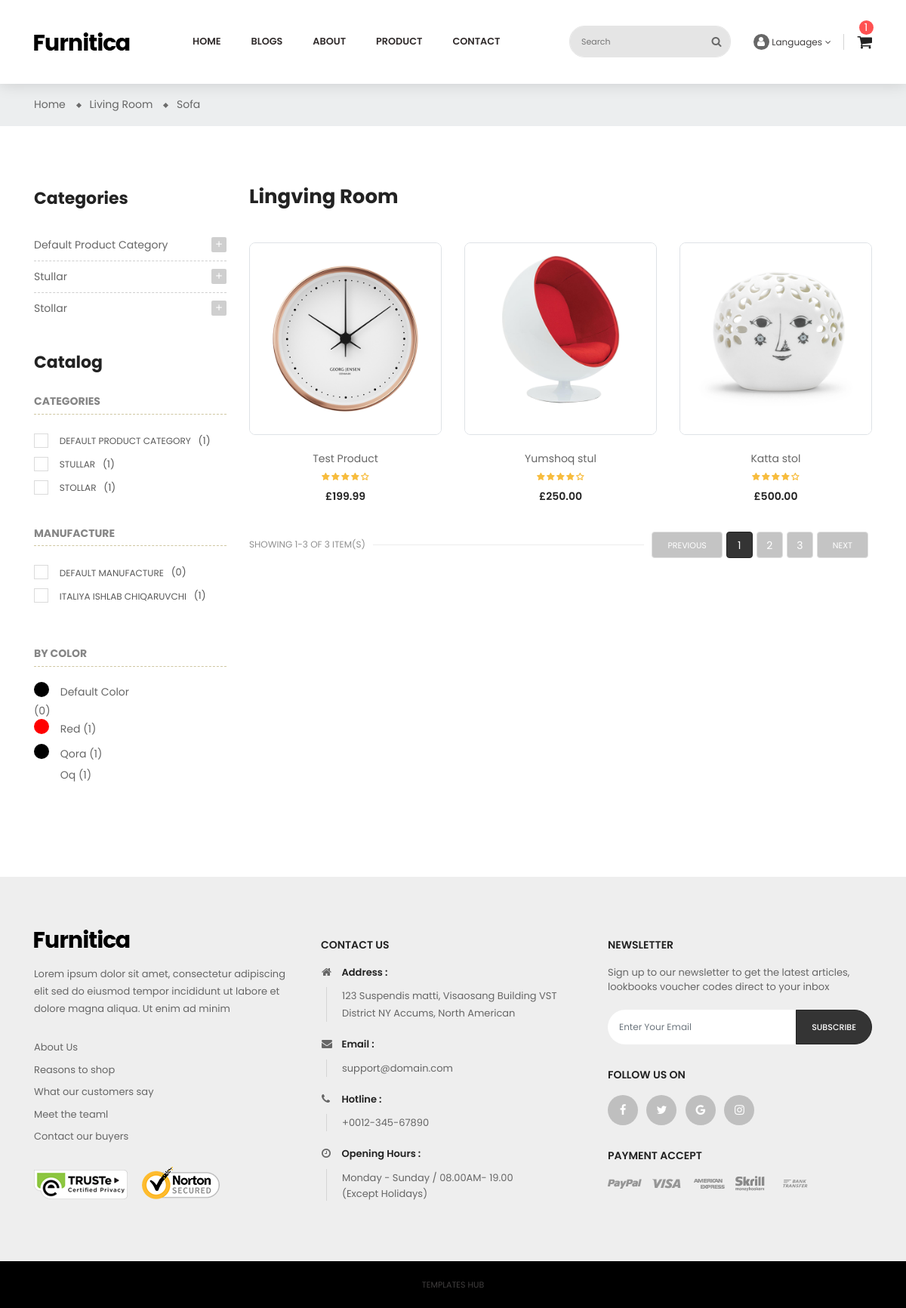
/en/products/, run on the app's committed database.
### apps/products/models.py (models this page shows, shortened)
class ProductCategory(BaseModel):
    title = models.CharField(max_length=128)
    class Meta:
        verbose_name = 'product category'
        verbose_name_plural = 'product categories'

class ProductCatalog(models.Model):
    CATEGORY = "category"
    MANUFACTURE = "manufacture"
    TYPE_CHOICES = [
        (CATEGORY, "Category"),
        (MANUFACTURE, "Manufacture"),
    ]
    title = models.CharField(max_length=128)
    type = models.CharField(max_length=20, choices=TYPE_CHOICES)
    class Meta:
        verbose_name = 'product catalog'
        verbose_name_plural = 'product catalogs'

class ProductColor(models.Model):
    title = models.CharField(max_length=128)
    code = models.CharField(max_length=6)
    class Meta:
        verbose_name = 'product color'
        verbose_name_plural = 'product colors'

class ProductModel(BaseModel):
    title = models.CharField(max_length=100)
    short_description = models.TextField()
    long_description = models.TextField()
    image = models.ImageField(upload_to='products/', null=True, blank=True)
    categories = models.ManyToManyField(ProductCategory, related_name='products')
    catalog = models.ForeignKey(ProductCatalog, on_delete=models.CASCADE, related_name='products')
    price = models.DecimalField(max_digits=10, decimal_places=2)
    discount = models.PositiveSmallIntegerField(
        null=True, blank=True,
        validators=[MaxValueValidator(100), MinValueValidator(1)]
    )
    class Meta:
        verbose_name = 'product'
        verbose_name_plural = 'products'

### apps/products/views.py (the view)
# urls.py: path('', products_page_view, name='product')
def products_page_view(request):
    categories = ProductCategory.objects.all()
    manufactures = ProductCatalog.objects.filter(type=ProductCatalog.MANUFACTURE)
    category = ProductCatalog.objects.filter(type=ProductCatalog.CATEGORY)
    colors = ProductColor.objects.all()
    products = ProductModel.objects.all()
    cat_id = request.GET.get('cat')
    color_id = request.GET.get('color')
    category_id = request.GET.get('category')
    manufacture_id = request.GET.get('manufacture')
    q = request.GET.get('q')
    if cat_id:
        products.filter(categories=cat_id)
    if color_id:
        products.filter(categories=color_id)
    if category_id:
        products.filter(categories=category_id)
    if manufacture_id:
        products.filter(categories=manufacture_id)
    if q:
        products.filter(title__icontains=q)
    context = {
        "categories": categories,
        "category": category,
        "manufactures": manufactures,
        "colors": colors,
        "products": products,
    }
    return render(request, 'products/product.html', context)

### apps/pages/templatetags/my_tags.py (called while the page is built)
@register.simple_tag
def get_full_url(request, lang):
    path = request.path.split('/')
    path[1] = lang
    return '/'.join((path))

### templates/products/product.html (shortened to what this page needs)
{% extends 'layout/base.html' %}
{% load static %}
{% block body-params %}id="product-sidebar-left" class="product-grid-sidebar-left"{% endblock %}
{% block content %}
    <div class="main-content">
        <div id="wrapper-site">
            <div id="content-wrapper" class="full-width">
                <div id="main">
                    <div class="page-home">
                        <nav class="breadcrumb-bg">
                            <div class="container no-index">
                                <div class="breadcrumb">
                                    <ol>
                                        <li>
                                            <a href="#">
                                                <span>Home</span>
                                            </a>
                                        </li>
                                        <li>
                                            <a href="#">
                                                <span>Living Room</span>
                                            </a>
                                        </li>
                                        <li>
                                            <a href="#">
                                                <span>Sofa</span>
                                            </a>
                                        </li>
                                    </ol>
                                </div>
                            </div>
                        </nav>
                        <div class="container">
                            <div class="content">
                                <div class="row">
                                    <div class="sidebar-3 sidebar-collection col-lg-3 col-md-4 col-sm-4">
                                        <div class="sidebar-block">
                                            <div class="title-block">Categories</div>
                                            <div class="block-content">
                                                {% for category in categories %}
                                                <div class="cateTitle hasSubCategory open level1">
                                                    <span class="arrow collapsed collapse-icons" data-toggle="collapse" data-target="#cat{{ category.id }}" aria-expanded="false" role="status">
                                                        <i class="zmdi zmdi-plus"></i>
                                                    </span>
                                                    <a class="cateItem" onclick="addUrlParameter('category', {{ category.id }})">{{ category.title }}</a>
                                                </div>
                                                {% endfor %}
                                            </div>
                                        </div>
                                        <div class="sidebar-block">
                                            <div class="title-block">Catalog</div>
                                            <div class="new-item-content">
                                                <h3 class="title-product">Categories</h3>
                                                <ul class="scroll-product">
                                                    {% for cat in categories %}
                                                    <li>
                                                        <label class="check">
                                                            <span class="checkmark"></span>
                                                        </label>
                                                        <a onclick="addUrlParameter('cat', {{ cat.id }})">
                                                            <b>{{ cat.title }}</b>
                                                            <span class="quantity">({{ cat.products.count }})</span>
                                                        </a>
                                                    </li>
                                                    {% endfor %}
                                                </ul>
                                            </div>
                                            <div class="new-item-content">
                                                <h3 class="title-product">Manufacture</h3>
                                                <ul class="scroll-product">
                                                    {% for manu in manufactures %}
                                                    <li>
                                                        <label class="check">
                                                            <span class="checkmark"></span>
                                                        </label>
                                                        <a onclick="addUrlParameter('menu', {{ menu.id }})">
                                                            <b>{{ manu.title }}</b>
                                                            <span class="quantity">({{ manu.products.count }})</span>
                                                        </a>
                                                    </li>
                                                    {% endfor %}
                                                </ul>
                                            </div>
                                            <div class="sidebar-block by-color">
                                                <h3 class="title-product">By Color</h3>
                                                <div>
                                                    {% for color in colors %}
                                                    <span class="left">
                                                        <label style="background-color:#{{ color.code }}; width:20px; height:20px; display:inline-block; border-radius:50%;"></label>
                                                        <a onclick="addUrlParameter('color', {{ color.id }})">
                                                            <span>{{ color.title }}
                                                                <span>({{ color.products_quantity.count }})</span>
                                                            </span>
                                                        </a>
                                                    </span>
                                                    {% if forloop.counter|divisibleby:2 %}
                                                    </div><div>
                                                    {% endif %}
                                                    {% endfor %}
                                                </div>
                                            </div>
                                        </div>
                                    </div>
                                    <div class="col-sm-8 col-lg-9 col-md-8 product-container">
                                        <h1>Lingving Room</h1>
                                        <div class="tab-content product-items">
                                            <div id="grid" class="related tab-pane fade in active show">
                                                <div class="row">
                                                    {% for product in products %}
                                                    <div class="item text-center col-md-4">
                                                        <div class="product-miniature js-product-miniature item-one first-item">
                                                            <div class="thumbnail-container border">
                                                                <a href="product-detail.html">
                                                                    <img class="img-fluid image-cover" src="{{ product.image.url }}" alt="img">
                                                                </a>
                                                            </div>
                                                            <div class="product-description">
                                                                <div class="product-groups">
                                                                    <div class="product-title">
                                                                        <a href="product-detail.html">{{ product.title }}</a>
                                                                    </div>
                                                                    <div class="rating">
                                                                        <div class="star-content">
                                                                            <div class="star"></div>
                                                                            <div class="star"></div>
                                                                            <div class="star"></div>
                                                                            <div class="star"></div>
                                                                            <div class="star"></div>
                                                                        </div>
                                                                    </div>
                                                                    <div class="product-group-price">
                                                                        <div class="product-price-and-shipping">
                                                                            <span class="price">£{{ product.price }}</span>
                                                                        </div>
                                                                    </div>
                                                                </div>
                                                                <div class="product-buttons d-flex justify-content-center">
                                                                </div>
                                                            </div>
                                                        </div>
                                                    </div>
                                                    {% endfor %}
                                                </div>
                                            </div>
                                        </div>
                                        <div class="pagination">
                                            <div class="js-product-list-top ">
                                                <div class="d-flex justify-content-around row">
                                                    <div class="showing col col-xs-12">
                                                        <span>SHOWING 1-3 OF 3 ITEM(S)</span>
                                                    </div>
                                                    <div class="page-list col col-xs-12">
                                                        <ul>
                                                            <li>
                                                                <a rel="prev" href="#" class="previous disabled js-search-link">
                                                                    Previous
                                                                </a>
                                                            </li>
                                                            <li class="current active">
                                                                <a rel="nofollow" href="#" class="disabled js-search-link">
                                                                    1
                                                                </a>
                                                            </li>
                                                            <li>
                                                                <a rel="nofollow" href="#" class="disabled js-search-link">
                                                                    2
                                                                </a>
                                                            </li>
                                                            <li>
                                                                <a rel="nofollow" href="#" class="disabled js-search-link">
                                                                    3
                                                                </a>
                                                            </li>
                                                            <li>
                                                                <a rel="next" href="#" class="next disabled js-search-link">
                                                                    Next
                                                                </a>
                                                            </li>
                                                        </ul>
                                                    </div>
                                                </div>
                                            </div>
                                        </div>
                                    </div>
                                </div>
                            </div>
                        </div>
                    </div>
                </div>
            </div>
        </div>
    </div>
{% endblock %}

### data on the page
ProductCategory: title "Default Product Category", title "DEFAULT PRODUCT CATEGORY", products.count "1"
ProductCategory: title "Stullar", title "STULLAR", products.count "1"
ProductCategory: title "Stollar", title "STOLLAR", products.count "1"
ProductCatalog: title "DEFAULT MANUFACTURE", products.count "0"
ProductCatalog: title "ITALIYA ISHLAB CHIQARUVCHI", products.count "1"
ProductColor: title "Default Color", products_quantity.count "0"
ProductColor: title "Red", products_quantity.count "1"
ProductColor: title "Qora", products_quantity.count "1"
ProductColor: title "Oq", products_quantity.count "1"
ProductModel: image (picture), title "Test Product", price "199.99"
ProductModel: image (picture), title "Yumshoq stul", price "250.00"
ProductModel: image (picture), title "Katta stol", price "500.00"
